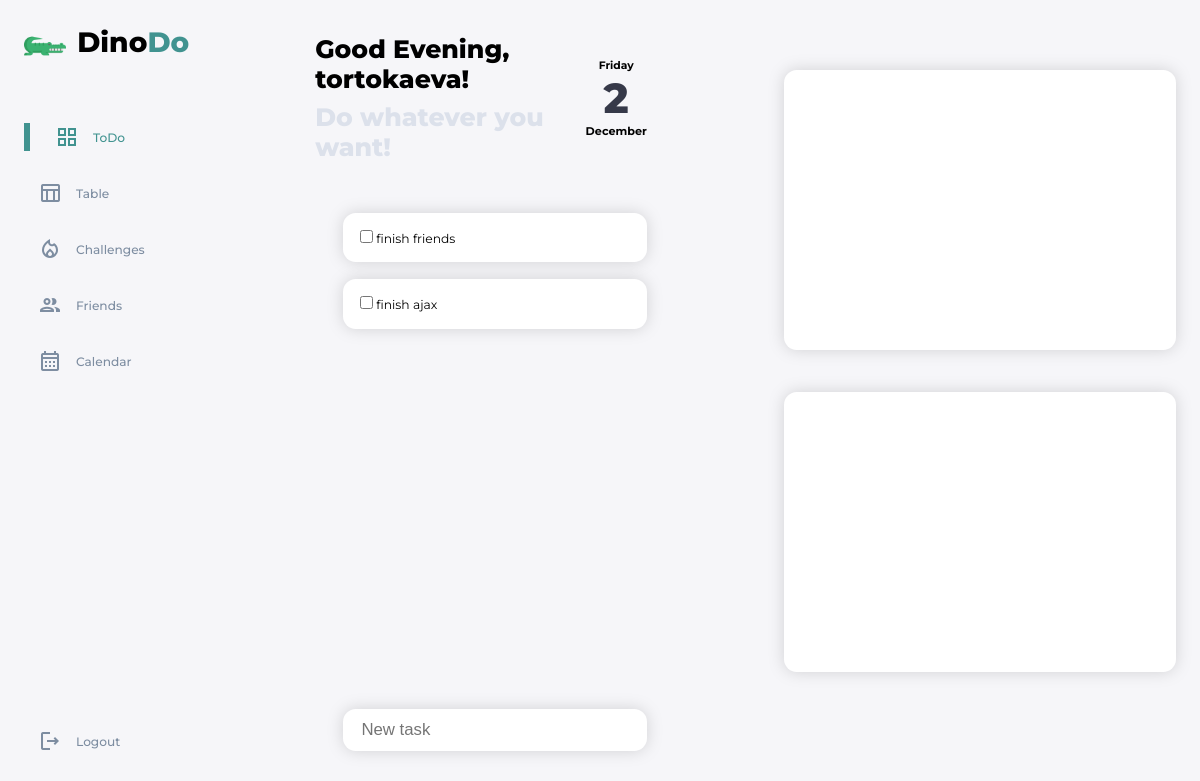
Page / (signed in) on the earlier database version.
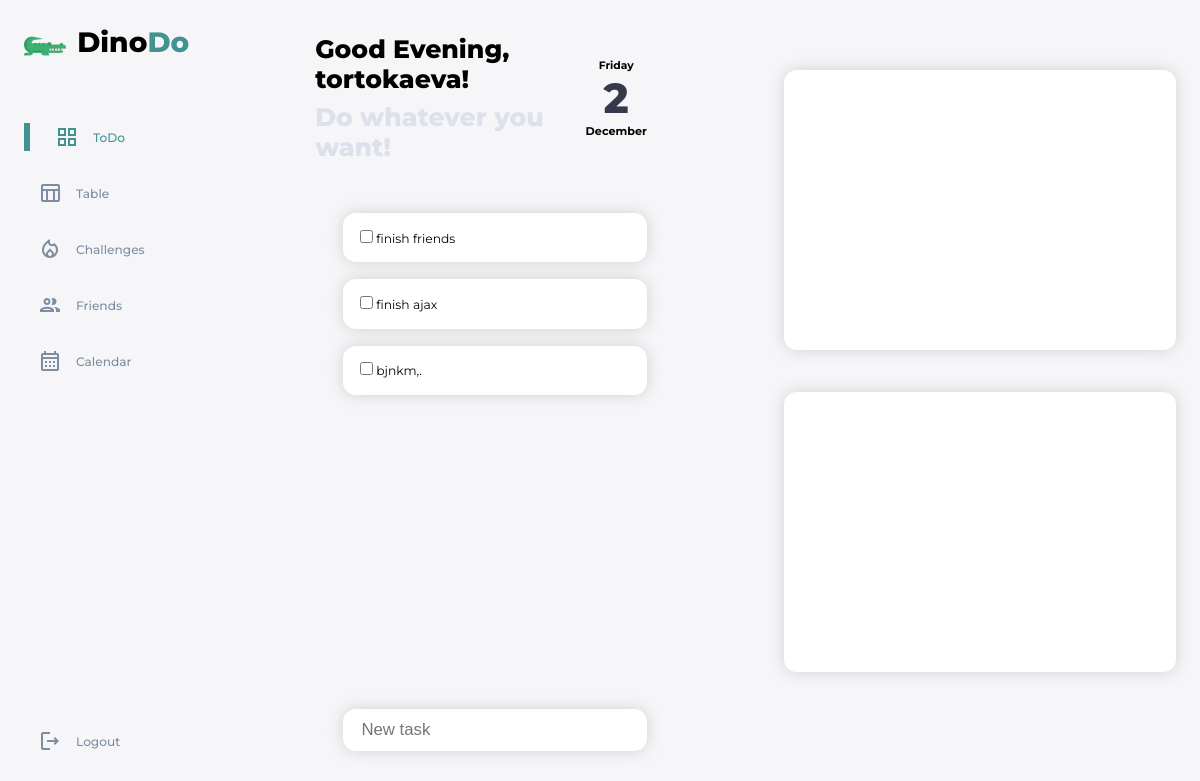
Same page on the later database version.
### main/models.py (models this page shows, shortened)
class Task(models.Model):
    TYPE_CHOICES = [
        (1, 'ONEDAY'),
        (2, 'ROUTINE'),
        (3, 'CHALLENGETASK'),
        (4, 'LONGTIME'),
    ]
    user = models.ForeignKey(User, on_delete=models.CASCADE)
    title = models.CharField(max_length=255, blank=False, null=False)
    is_finished = models.BooleanField(null=False, default=False)
    type = models.IntegerField(null=False, blank=False, choices=TYPE_CHOICES, default=1)

### main/views.py (the view)
# urls.py: path('', views.mainPage , name='main'),
@login_required(login_url='login', redirect_field_name='')
def mainPage(request):
    my_time = datetime.datetime.utcnow()
    day = my_time.day
    month = my_time.strftime("%B")
    weekday = my_time.strftime('%A')
    if request.method == 'POST':
        if request.POST['new-task']:
            task = Task(title=request.POST['new-task'], user=request.user)
            task.save()
            return redirect('main')
    challenges = UserChallenge.objects.filter(participant=request.user)
    tasks = Task.objects.filter(user=request.user)
    relationship = Relationship.objects.filter(receiver=request.user.profile).filter(status='send')
    profile = Profile.objects.get(user=request.user)
    context = {'tasks': tasks, 'challenges': challenges, 'day': day, 'month': month, 'weekday': weekday,'profile': profile, 'relationship':relationship}
    return render(request, 'main/main.html', context)

### main/templates/main/main.html (shortened to what this page needs)
{% extends 'main/base.html' %}
{% load static %}
{% block content %}
  <main>
      <div class="top-main">
        <div class="main-text">
          <h1>Good Evening, {{request.user}}!</h1>
          <h1 class="second">Do whatever you want!</h1>
        </div>
        <div class="date-main">
          <h5>{{weekday}}</h5>
          <span class="date-int">{{day}}</span>
          <h4>{{month}}</h4>
        </div>
      </div>
      <div class="tasks">
        <div class="active-tasks">
          {% for task in tasks %}
            <div class="task-card">
              <label>
                <input type="checkbox" class="chkbx">
                <span>{{task.title}}</span>
              </label>
            </div>
          {% endfor %}
        </div>
        <form method="post">
          <div class="new-task">
            <div class="task-card-new">
              <input type="text" placeholder="New task" class="task-input" name="new-task" id="new-task">
            </div>
          </div>
        </form>
      </div>
    </main>
  <div class="rightside">
      <div class="challenges">
        <div class="card-right">
        </div>
      </div>
      <div class="notifications">
        <div class="card-right">
        </div>
      </div>
    </div>
{% endblock %}

Differences in the rows shown:
added Task: title "bjnkm,."
